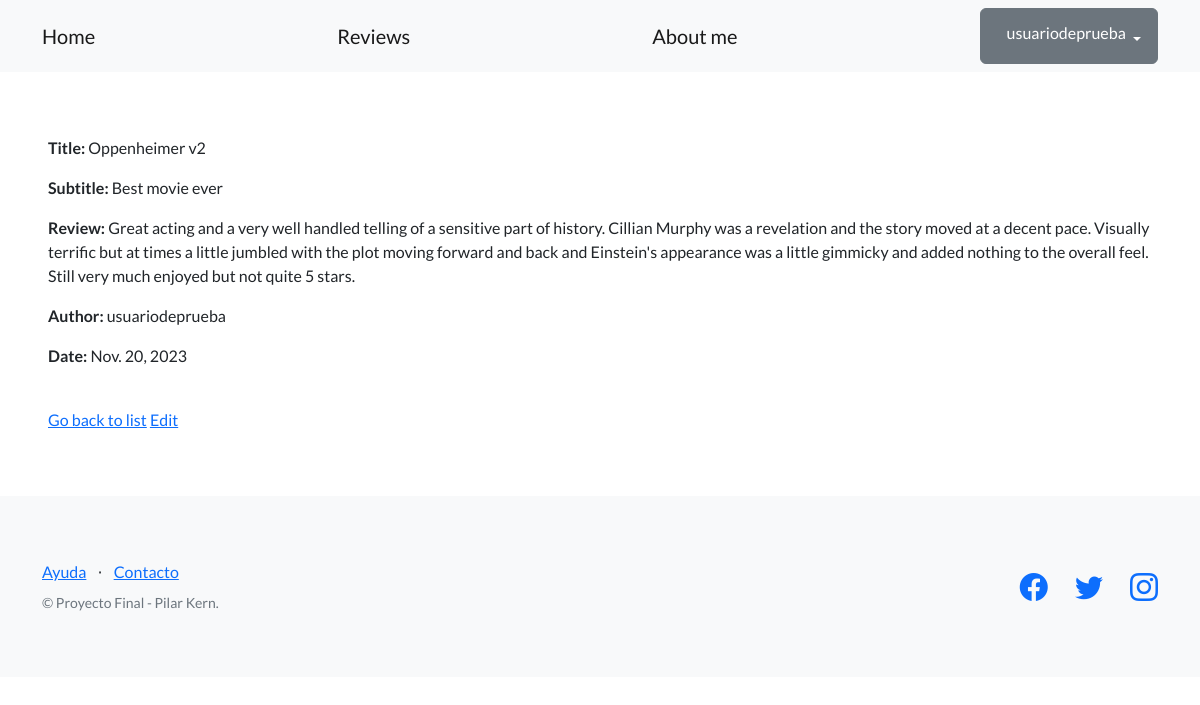
Page /blog/articles/14/ (signed in) on the committed database.
### blog/models.py (models this page shows, shortened)
class Article(models.Model):
    title = models.CharField(max_length=64)
    subtitle = models.CharField(max_length=256, blank=True)
    body = models.TextField()
    date = models.DateField(auto_now=True, null=True)
    creator = models.ForeignKey(User, on_delete=models.SET_NULL, null=True)

### blog/views.py (the view)
# urls.py: path("articles/<int:pk>/", ArticleDetailView.as_view(), name="read_article"),
class ArticleDetailView(DetailView):
    model = Article
    success_url = reverse_lazy('articles_list')

### blog/templates/blog/article_detail.html
{% extends "base.html" %}
{% block contenido %}
<p>
 <strong>Title:</strong> {{object.title}}
</p>
<p>
 <strong>Subtitle:</strong> {{object.subtitle}}
</p>
<p>
 <strong>Review:</strong> {{object.body}}
</p>
<p>
 <strong>Author:</strong> {{object.creator}}
</p>
<p>
 <strong>Date:</strong> {{object.date}}
</p>
<br>
<a href="{% url 'articles_list' %}">Go back to list</a>
{% if user == article.creator %}
<a href="{% url 'edit_article' object.id %}">Edit</a>
{% endif %}
{% endblock contenido %}

### templates_base/base.html (shortened to what this page needs)
{% load static %}
<!DOCTYPE html>
<html lang="en">
    <head>
        <link href="https://cdn.jsdelivr.net/npm/bootstrap-icons@1.5.0/font/bootstrap-icons.css" rel="stylesheet" type="text/css" />
        <link href="{% static 'css/styles.css' %}" rel="stylesheet" />
    </head>
    <body>
        <nav class="navbar navbar-light bg-light static-top">
            <div class="container">
                <a class="navbar-brand" href="{% url 'home' %}">Home</a>
                <a class="navbar-brand" href="{% url 'articles_list' %}">Reviews</a>
                <a class="navbar-brand" href="{% url 'about' %}" >About me</a>
                {% if user.is_authenticated %}
                <div class="dropdown">
                    <button class="btn btn-secondary dropdown-toggle" type="button" id="dropdownMenuButton1" data-bs-toggle="dropdown" aria-expanded="false">
                        <div style="display: inline-flex;">
                            <span>{{ user.username }}</span>
                        </div>
                    </button>
                </div>
                {% else %}
                <a class="btn btn-primary" href="{% url 'login' %}">Log in</a>
                <a class="btn btn-success" href="{% url 'sign_up' %}">Sign up</a>
                {% endif %}
            </div>
        </nav>
        <section style="padding:4rem 3rem;">
            {% block contenido %}
            {% endblock contenido %}
        </section>
        <footer class="footer bg-light">
            <div class="container">
                <div class="row">
                    <div class="col-lg-6 h-100 text-center text-lg-start my-auto">
                        <ul class="list-inline mb-2">
                            <li class="list-inline-item"><a href="#!">Ayuda</a></li>
                            <li class="list-inline-item">⋅</li>
                            <li class="list-inline-item"><a href="#!">Contacto</a></li>
                        </ul>
                        <p class="text-muted small mb-4 mb-lg-0">&copy; Proyecto Final - Pilar Kern.</p>
                    </div>
                    <div class="col-lg-6 h-100 text-center text-lg-end my-auto">
                        <ul class="list-inline mb-0">
                            <li class="list-inline-item me-4">
                                <a href="https://www.facebook.com/NetflixArg"><i class="bi-facebook fs-3"></i></a>
                            </li>
                            <li class="list-inline-item me-4">
                                <a href="https://twitter.com/netflix"><i class="bi-twitter fs-3"></i></a>
                            </li>
                            <li class="list-inline-item">
                                <a href="https://www.instagram.com/netflix"><i class="bi-instagram fs-3"></i></a>
                            </li>
                        </ul>
                    </div>
                </div>
            </div>
        </footer>
    </body>
</html>

### rows in the picture
Article: title "Oppenheimer v2", subtitle "Best movie ever", body "Great acting and a very well handled telling of a sensitive part of history. Cillian Murphy was a revelation and the story moved at a decent pace. Visually terrific but at times a little jumbled with the plot moving forward and back and Einstein's appearance was a little gimmicky and added nothing to the overall feel. Still very much enjoyed but not quite 5 stars.", creator "usuariodeprueba", date "Nov. 20, 2023"

### other values in the picture
{{ user.username }} "usuariodeprueba"
